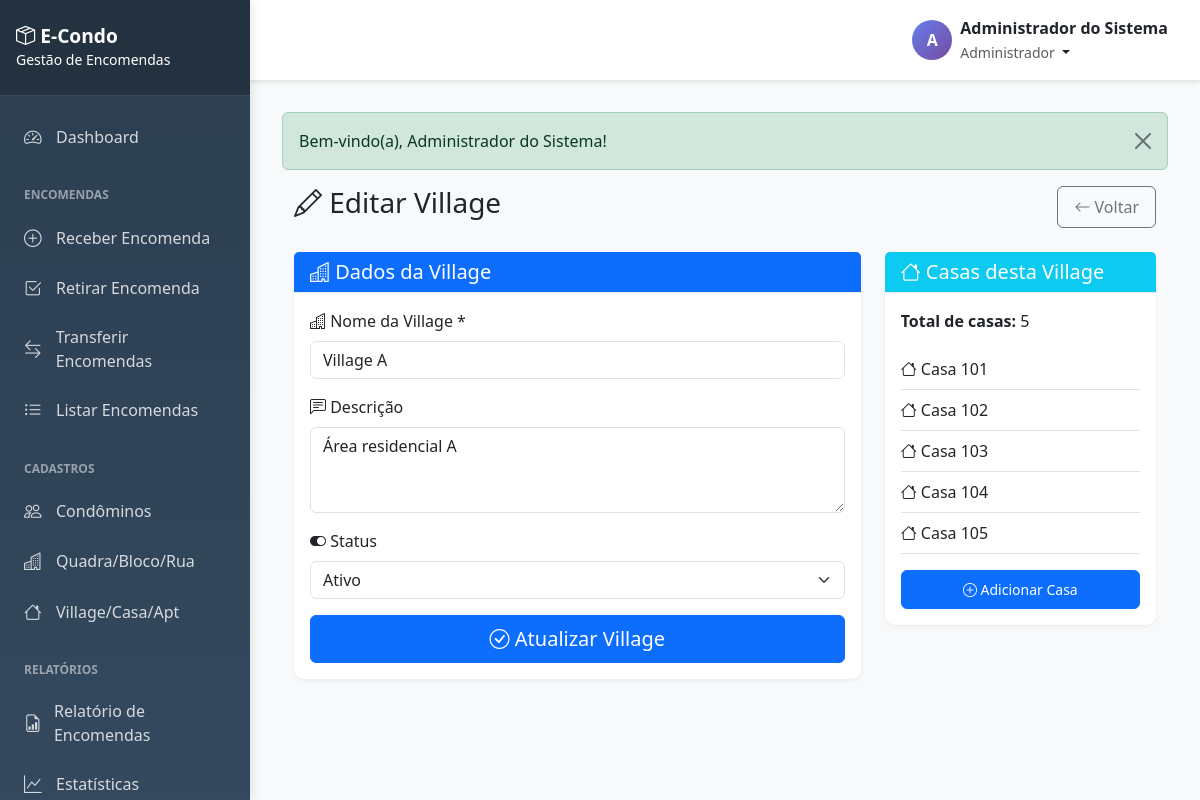
/villages/edit.php?id=1 (signed in), run on the app's committed database.
### tables this page shows
CREATE TABLE IF NOT EXISTS houses (
    id INT AUTO_INCREMENT PRIMARY KEY,
    village_id INT NOT NULL,
    house_number VARCHAR(20) NOT NULL,
    complement VARCHAR(100) DEFAULT NULL,
    status ENUM('ativo', 'inativo') NOT NULL DEFAULT 'ativo',
    created_at TIMESTAMP DEFAULT CURRENT_TIMESTAMP,
    updated_at TIMESTAMP DEFAULT CURRENT_TIMESTAMP ON UPDATE CURRENT_TIMESTAMP,
    FOREIGN KEY (village_id) REFERENCES villages(id) ON DELETE CASCADE,
    UNIQUE KEY unique_village_house (village_id, house_number),
    INDEX idx_village (village_id),
    INDEX idx_house_number (house_number),
    INDEX idx_status (status)
);

### config/config.php (called while the page is built, shortened)
<?php
spl_autoload_register(function ($class) {
    $directories = [
        BASE_PATH . 'app/models/',
        BASE_PATH . 'app/controllers/',
        BASE_PATH . 'app/core/',
        BASE_PATH . 'app/helpers/',
    ];
    foreach ($directories as $directory) {
        $file = $directory . $class . '.php';
        if (file_exists($file)) {
            return;
        }
    }
});

### app/core/Database.php (called while the page is built, shortened)
<?php
class Database {
    private static $instance = null;
    private $connection;
    private function __construct() {
        try {
            $dsn = "mysql:host=" . DB_HOST . ";dbname=" . DB_NAME . ";charset=" . DB_CHARSET;
            $options = [
                PDO::ATTR_ERRMODE => PDO::ERRMODE_EXCEPTION,
                PDO::ATTR_DEFAULT_FETCH_MODE => PDO::FETCH_ASSOC,
                PDO::ATTR_EMULATE_PREPARES => false,
                PDO::MYSQL_ATTR_INIT_COMMAND => "SET NAMES utf8mb4"
            ];
            $this->connection = new PDO($dsn, DB_USER, DB_PASS, $options);
        } catch (PDOException $e) {
            die("Erro de conexão com o banco de dados: " . $e->getMessage());
        }
    }
    public static function getInstance() {
        if (self::$instance === null) {
            self::$instance = new self();
        }
        return self::$instance;
    }
    public function getConnection() {
        return $this->connection;
    }
}

### app/models/House.php (called while the page is built, shortened)
<?php
class House extends Model {
    protected $table = 'houses';
    public function getByVillage($villageId) {
        $sql = "SELECT h.*, v.name as village_name
                FROM {$this->table} h
                INNER JOIN villages v ON h.village_id = v.id
                WHERE h.village_id = :village_id AND h.status = 'ativo'
                ORDER BY h.house_number ASC";
        return $this->query($sql, ['village_id' => $villageId]);
    }
}

### app/core/Model.php (called while the page is built, shortened)
<?php
class Model {
    protected $db;
    public function __construct() {
        $this->db = Database::getInstance()->getConnection();
    }
    public function query($sql, $params = []) {
        $stmt = $this->db->prepare($sql);
        $stmt->execute($params);
        return $stmt->fetchAll();
    }
}

### villages/edit.php (the view, shortened to what this page needs)
<?php
require_once '../config/config.php';
$villageId = $_GET['id'] ?? '';
require_once '../app/views/layouts/header.php';
?>
<div class="container-fluid">
    <div class="row">
        <div class="col-12">
            <div class="d-flex justify-content-between align-items-center mb-4">
                <h1 class="h3">
                    <i class="bi bi-pencil"></i> Editar Village
                </h1>
                <a href="<?= SITE_URL ?>/villages/list.php" class="btn btn-outline-secondary">
                    <i class="bi bi-arrow-left"></i> Voltar
                </a>
            </div>
        </div>
    </div>
    <div class="row">
        <div class="col-lg-8">
            <div class="card">
                <div class="card-header bg-primary text-white">
                    <h5 class="mb-0"><i class="bi bi-buildings"></i> Dados da Village</h5>
                </div>
                <div class="card-body">
                    <form method="POST" action="">
                        <div class="mb-3">
                            <label for="name" class="form-label">
                                <i class="bi bi-buildings"></i> Nome da Village *
                            </label>
                            <input type="text" class="form-control" id="name" name="name"
                                   value="<?= htmlspecialchars($_POST['name'] ?? '') ?>"
                                   placeholder="Ex: Village A, Bloco 1, etc." required autofocus>
                        </div>
                        <div class="mb-3">
                            <label for="description" class="form-label">
                                <i class="bi bi-chat-left-text"></i> Descrição
                            </label>
                            <textarea class="form-control" id="description" name="description"
                                      rows="3" placeholder="Informações adicionais sobre a village (opcional)"><?= htmlspecialchars($_POST['description'] ?? '') ?></textarea>
                        </div>
                        <div class="mb-3">
                            <label for="status" class="form-label">
                                <i class="bi bi-toggle-on"></i> Status
                            </label>
                            <select class="form-select" id="status" name="status">
                                <option value="ativo" <?= ($_POST['status'] ?? '') === 'ativo' ? 'selected' : '' ?>>Ativo</option>
                            </select>
                        </div>
                        <div class="d-grid gap-2">
                            <button type="submit" class="btn btn-primary btn-lg">
                                <i class="bi bi-check-circle"></i> Atualizar Village
                            </button>
                        </div>
                    </form>
                </div>
            </div>
        </div>
        <div class="col-lg-4">
            <div class="card border-info">
                <div class="card-header bg-info text-white">
                    <h5 class="mb-0"><i class="bi bi-house"></i> Casas desta Village</h5>
                </div>
                <div class="card-body">
                    <?php
                    $houseModel = new House();
                    $houses = $houseModel->getByVillage($villageId);
                    ?>
                    <p><strong>Total de casas:</strong> <?= count($houses) ?></p>
                    <?php if (count($houses) > 0): ?>
                        <div style="max-height: 300px; overflow-y: auto;">
                            <?php foreach ($houses as $house): ?>
                                <div class="border-bottom py-2">
                                    <i class="bi bi-house"></i> Casa <?= htmlspecialchars($house['house_number']) ?>
                                </div>
                            <?php endforeach; ?>
                        </div>
                    <?php else: ?>
                        <p class="text-muted">Nenhuma casa cadastrada ainda.</p>
                    <?php endif; ?>
                    <a href="<?= SITE_URL ?>/houses/create.php?village_id=<?= $villageId ?>" class="btn btn-sm btn-primary mt-3 w-100">
                        <i class="bi bi-plus-circle"></i> Adicionar Casa
                    </a>
                </div>
            </div>
        </div>
    </div>
</div>
<?php require_once '../app/views/layouts/footer.php'; ?>

### app/views/layouts/header.php (style rules this page uses)
:root { --sidebar-width: 250px; --header-height: 60px; }
body { font-family: 'Segoe UI', Tahoma, Geneva, Verdana, sans-serif; background-color: #f8f9fa; }
.card { border: none; border-radius: 10px; box-shadow: 0 2px 4px rgba(0,0,0,0.05); margin-bottom: 1.5rem; }
.card-header { background: white; border-bottom: 1px solid #e9ecef; font-weight: 600; }
.btn { border-radius: 6px; padding: 0.5rem 1rem; font-weight: 500; }

### data on the page
houses: house_number "101"
houses: house_number "102"
houses: house_number "103"
houses: house_number "104"
houses: house_number "105"

### other printed values
substr(getCurrentUser()['full_name'], 0, 1) "A"
getCurrentUser()['full_name'] "Administrador do Sistema"
$roles[getCurrentUser()['role']] "Administrador"
$flash['message'] "Bem-vindo(a), Administrador do Sistema!"
count($houses) "5"
